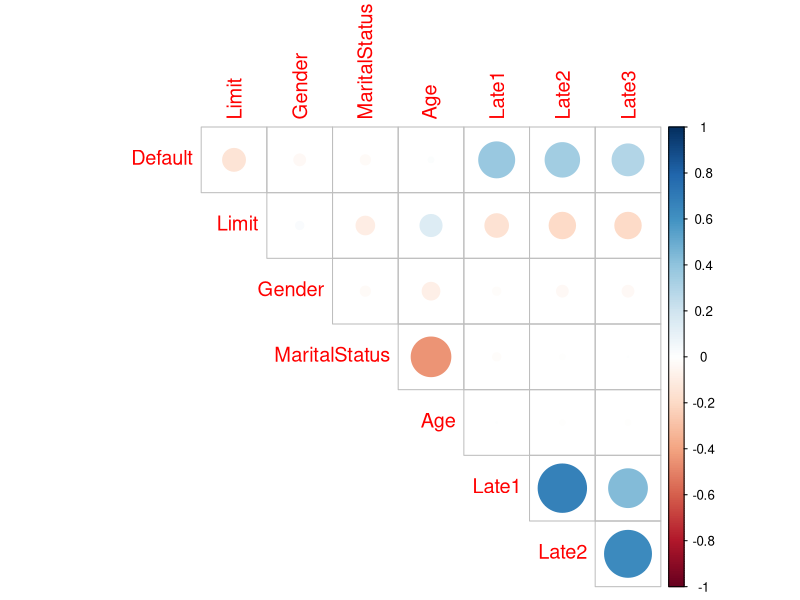
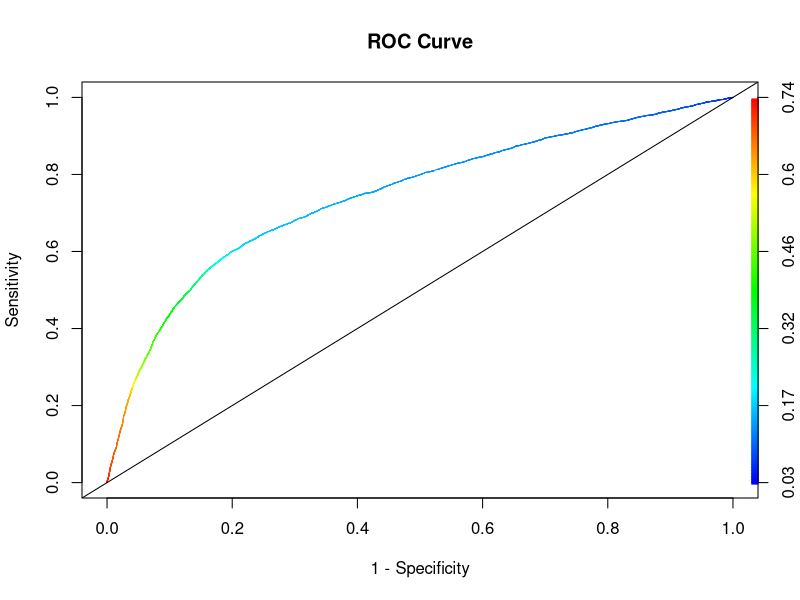
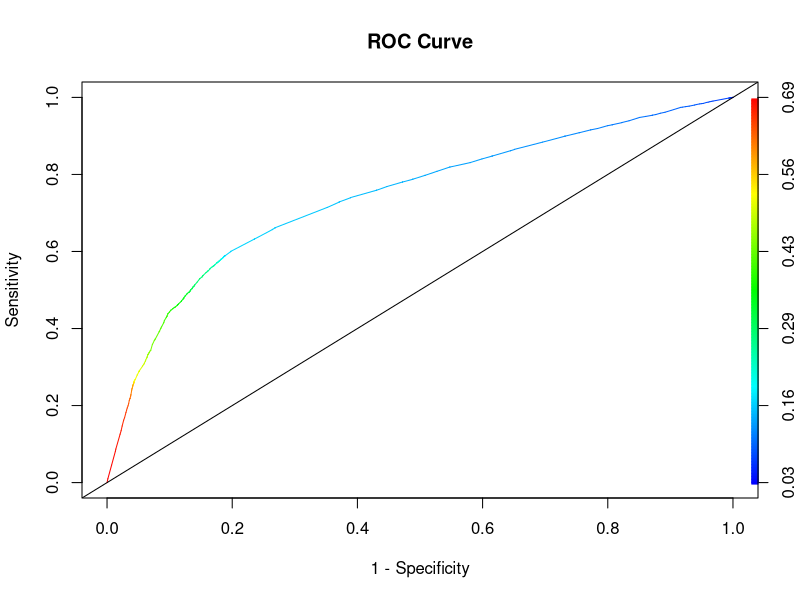

R code for these plots, in order:
## ---- chunk 1

#After installing comment the install.packages commands
#install.packages("tidyverse")
#install.packages("corrplot")
#install.packages("caTools")
#install.packages("ROCR")
#install.packages("caret")
library(caTools)
library(ROCR)
library(caret)
library(tidyverse)
library(corrplot)

## ---- chunk 2
#read.csv will read the csv into a dataframe, which we can manipulate in R.
loans = read.csv("Credit_data.csv", stringsAsFactors = TRUE)

head(loans)

summary(loans)

## ---- chunk 3
table(loans$Default)
summary(loans$Default)

paste("The proportion of customers defaulting is: ",round(mean(loans$Default),2))
## ---- chunk 4

loans<-loans%>%relocate(Default)  # moves the variable "Default" to the first column (left hand side)
head(loans)

cormat <- round(cor(loans),2)

#corrplot(cormat)
corrplot(cormat, type="upper",diag=FALSE, tl.cex=1.2)
#corrplot(cormat, method="number", type="upper",diag=FALSE, tl.cex=1.2)
#
# comment out the ones you don't want
#
## ---- chunk 5

logreg0 = glm(Default ~ Limit, data=loans, family="binomial")
summary(logreg0)

logreg = glm(Default ~ Limit + as.factor(Gender) + as.factor(MaritalStatus)
             + Age + Late1 + Late2 + Late3, data=loans, family="binomial")
summary(logreg)


## ---- chunk 6
coef(logreg)
exp(coef(logreg))

coeftable<-data.frame(col1=coef(logreg),col2=exp(coef(logreg)))
colnames(coeftable)<-c('Coefficient (log-odds)','e^coefficient (odds)')
coeftable

#
# Go to the Global Environment and click on Coeftable for another view
#
## ---- chunk 7
loans$PredProbs1<-predict(logreg, newdata=loans, type="response")  
# type="response" gives the probability, otherwise the output would be log odds.
summary(loans$PredProbs1)

#We then transform that prediction into either 1 (True) or 0 (False) using a cutoff point
cutoff<-0.25
#Try different cutoff points:
#cutoff<-0.15   # Note the Probs don't change, just the classification
#cutoff<-0.05
loans$PredDefault1<-ifelse(loans$PredProbs1>=cutoff,1,0)
summary(loans$PredDefault1)
paste("For a cutoff point of",cutoff, "the proportion of customers classified as defaulting is", round(mean(loans$PredDefault1),2))
head(loans)
tail(loans)
## ---- chunk 8
paste("Observed Default values:")
table(loans$Default)
paste("Predicted Default values:")
table(loans$PredDefault1)

paste("Observed by predicted values (confusion matrix) for cutoff of", cutoff, "is:")

#first variable is rows, second variable is columns
ConfMatrix<-table(loans$Default,loans$PredDefault1)  # table() with two variables will cross classify them
rownames(ConfMatrix)<-c("Obs False", "Obs True")
colnames(ConfMatrix)<-c("Pred False", "Pred True")
ConfMatrix

## ---- chunk 9
#defining a new function called ConfMatrix with three inputs:  Actual, Predicted and Cutoff
ConfMatrix<-function(actual_value,predicted_prob,cutoff){   
  predicted_value<-ifelse(predicted_prob>=cutoff,1,0)  # Classify by evaluating probability against the cutoff
  ConfMatrix<-table(actual_value,predicted_value)
  rownames(ConfMatrix)<-c("Obs False", "Obs True")
  colnames(ConfMatrix)<-c("Pred False", "Pred True")
  
  print(paste("For a cutoff of", cutoff,":"))
  print("Actual values in the test dataset")
  print(table(actual_value))
  print("Predicted values in the test dataset")
  print(table(predicted_value))

  return(ConfMatrix)
}
## ---- chunk 10
ConfMatrix(loans$Default,loans$PredProbs1,0.25)

#ConfMatrix(loans$Default,loans$PredProbs1,0.15)
#ConfMatrix(loans$Default,loans$PredProbs1,0.05)
## ---- chunk 11
predicted_value<-loans$PredDefault1
actual_value<-loans$Default

#True Negative means it was predicted negative and it is indeed negative. 
TN<-sum(predicted_value==0 & actual_value==0)
#False Negative means it was predicted negative and it is actually positive.  
FN<-sum(predicted_value==0 & actual_value==1)
#False Positive means it was predicted true and it is actually false.
FP<-sum(predicted_value==1 & actual_value==0)
#True Positive means it was predicted true and it is indeed true. 
TP<-sum(predicted_value==1 & actual_value==1)

# Note that the logical operator "&" is used for an eval at the level of each element of the vector, whereas "&&" would only do the first element


print(paste("There are",TN," True Negatives"))
print(paste("There are",FN," False Negatives"))
print(paste("There are",FP," False Positives"))
print(paste("There are",TP," True Positives"))
print("As a result:")

#Getting Accuracy, Sensitivity, Specificity and Precision:
#Accuracy is the number of correct predictions over the total
ACCU<-(TN+TP)/(TN+TP+FN+FP)
#True Positive Rate (TPR), also called Sensitivity or recall is the number of correct positive predictions over total positives in the dataset.
TPR<-TP/(TP+FN)
#True Negative Rate (TFR), also called Specificityis the number of correct negative predictions over total negatives in the dataset.
TNR<-TN/(TN+FP)
#Precision, also called Positive Predictive Value (PPV),is the number of TP over the total number of predicted positives. 
PPV<-(TP)/(TP+FP)
print(paste("Accuracy is:", round(ACCU,4)))
print(paste("True Positive Rate is:", round(TPR,4)))
print(paste("True Negative Rate is:", round(TNR,4)))
print(paste("Precision PPV is:", round(PPV,4)))
## ---- chunk 12
# the PredDefault1 was calculated already with a chosen Cutoff
confusionMatrix(data=as.factor(loans$PredDefault1),reference=as.factor(loans$Default))
## ---- chunk 13
?confusionMatrix

# the table is flipped, AND the 0 and 1 are reversed too!!
# the parameter "positive" might be able to help us - let's try

confusionMatrix(data=as.factor(loans$PredDefault1),reference=as.factor(loans$Default), positive = "1")
## ---- chunk 14
MyConfMatrixValues<-function(actual_value,predicted_prob,cutoff){
  
  predicted_value<-ifelse(predicted_prob>=cutoff,1,0)   # Apply the Cutoff
  
  ConfMatrix<-table(actual_value,predicted_value)
  rownames(ConfMatrix)<-c("Obs False", "Obs True")
  colnames(ConfMatrix)<-c("Pred False", "Pred True")
  
  print(paste("For a cutoff of", cutoff,":"))
  print("Actual values in the test dataset")
  print(table(actual_value))
  print("Predicted values in the test dataset")
  print(table(predicted_value))
  
  #predicted_value<-ifelse(predicted_prob>=cutoff,1,0)
  #True Negative means it was predicted negative and it is indeed negative. 
  TN<-sum(predicted_value==0 & actual_value==0)
  #False Negative means it was predicted negative and it is actually positive.  
  FN<-sum(predicted_value==0 & actual_value==1)
  #False Positive means it was predicted true and it is actually false.
  FP<-sum(predicted_value==1 & actual_value==0)
  #True Positive means it was predicted true and it is indeed true. 
  TP<-sum(predicted_value==1 & actual_value==1)
  
  print(paste("There are",TN," True Negatives"))
  print(paste("There are",FN," False Negatives"))
  print(paste("There are",FP," False Positives"))
  print(paste("There are",TP," True Positives"))

#Getting Accuracy, Sensitivity, Specificity and Precision:
#Accuracy is the number of correct predictions over the total
  ACCU<-(TN+TP)/(TN+TP+FN+FP)
#True Positive Rate (TPR), also called Sensitivity or recall is the number of correct positive predictions over total positives in the dataset.
  TPR<-TP/(TP+FN)
#True Negative Rate (TFR), also called Specificityis the number of correct negative predictions over total negatives in the dataset.
  TNR<-TN/(TN+FP)
#Precision, also called Positive Predictive Value (PPV),is the number of TP over the total number of predicted positives. 
  PPV<-(TP)/(TP+FP)

  print("As a result:")
  print(paste("Accuracy is:", round(ACCU,4)))
  print(paste("True Positive (Sensitivity) Rate is:", round(TPR,4)))
  print(paste("True Negative (Specificity) Rate is:", round(TNR,4)))
  print(paste("Precision PPV is:", round(PPV,4)))

    ConfMatrixValues<-data.frame(TN,FN,FP,TP,ACCU,TPR,TNR)
  return(ConfMatrix)
}
## ---- chunk 15
MyConfMatrixValues(loans$Default,loans$PredProbs1,0.25)
## ---- chunk 16
# We'll use the function "prediction" (note: NOT predict),
# which transforms the predicted probabilities (first argument) 
# and the actual 0/1 values (second argument)
# into a standardized format of class prediction, and store them into
# the object roc.pred...

roc.pred = prediction(loans$PredProbs1, loans$Default)
# ... which we can then use to actually create the ROC curve
# with the function "performance" (note: we need to store this
# so that we can then draw the curve):
perf = performance(roc.pred, "tpr", "fpr")
#If you don't get what it is doing: ?performance 


plot(perf,                      # the data
     main = "ROC Curve",        # the chart's title
     xlab = "1 - Specificity",  # the name of the x-axis
     ylab = "Sensitivity",      # the name of the y-axis
     colorize=TRUE)             # add color to curve depending on threshold prob.

# ... and add the diagonal corresponding to the Random Assignment
# benchmark model: 

abline(0,1) # adds line at intercept 0, with slope 1


perf_auc = performance(roc.pred, "auc")
as.numeric(perf_auc@y.values)
## ---- chunk 17
#That puts us in the green area of about 0.4
MyConfMatrixValues(loans$Default,loans$PredProbs1,0.4)
## ---- chunk 18
summary(logreg)

logreg2 = glm(Default ~ Limit + Late1 + Late2 + Late3, data=loans, family="binomial")
summary(logreg2)
## ---- chunk 19
#1. Make predictions:
loans$PredProbs2<-predict(logreg2, newdata=loans, type="response")

#2 Get the ROC and AUC:
roc.pred = prediction(loans$PredProbs2, loans$Default)
# ... which we can then use to actually create the ROC curve
# with the function "performance" (note: we need to store this
# so that we can then draw the curve):
perf = performance(roc.pred, "tpr", "fpr")
#If you don't get what it is doing: ?performance 


plot(perf,                      # the data
     main = "ROC Curve",        # the chart's title
     xlab = "1 - Specificity",  # the name of the x-axis
     ylab = "Sensitivity",      # the name of the y-axis
     colorize=TRUE)             # add color to curve depending on threshold prob.

# ... and add the diagonal corresponding to the Random Assignment
# benchmark model: 

abline(0,1) # adds line at intercept 0, with slope 1


perf_auc = performance(roc.pred, "auc")
as.numeric(perf_auc@y.values)
## ---- chunk 20
MyConfMatrixValues(loans$Default,loans$PredProbs2,cutoff=0.55)
## ---- chunk 21
#Our split should be random but we would also like to have the same "random" results
#By setting a seed we ensure everyone using the same seed gets the same "random" results. 

set.seed(1020, sample.kind = "Rejection")
df<-loans
spl = sample(nrow(df),0.8*nrow(df))
head(spl)

# Now lets split our dataset into train and test:

train.df = df[spl,]
test.df = df[-spl,]
dim(df)
dim(train.df)
dim(test.df)
## ---- chunk 22
logreg2b = glm(Default ~ Limit + Late1 + Late2 + Late3, data=train.df, family="binomial")
summary(logreg2b)
## ---- chunk 23
test.df$PredProbs2b<-predict(logreg2b, newdata=test.df, type="response")
MyConfMatrixValues(test.df$Default,test.df$PredProbs2b,cutoff=0.55)
